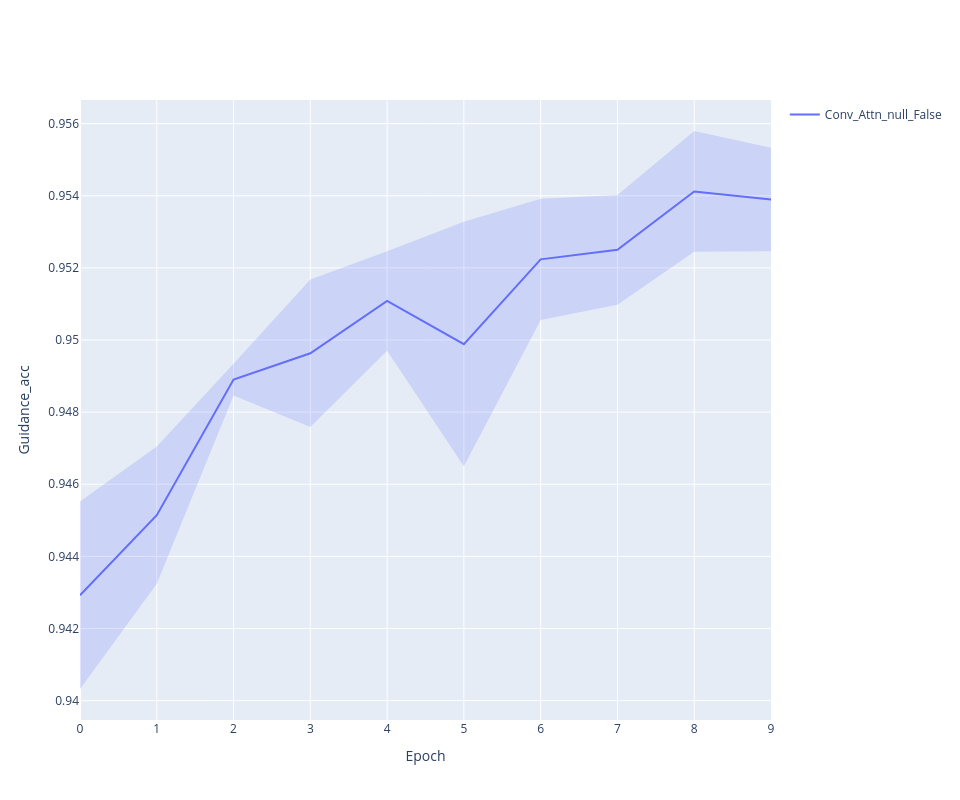

The notebook cell saved with this chart:
### Code cell
line_plot(history, 'guidance_acc')

### Figure 1 — Plotly figure (JSON) as saved in the notebook; plotly's stock layout.template omitted (floating-point values rounded to 4 significant figures)
{"data": [{"line": {"color": "#636EFA"}, "mode": "lines", "name": "Conv_Attn_null_False", "type": "scatter", "x": [0, 1, 2, 3, 4, 5, 6, 7, 8, 9], "y": [0.9429, 0.9451, 0.9489, 0.9496, 0.9511, 0.9499, 0.9522, 0.9525, 0.9541, 0.9539]}, {"line": {"width": 0}, "marker": {"color": "#444"}, "mode": "lines", "showlegend": false, "type": "scatter", "x": [0, 1, 2, 3, 4, 5, 6, 7, 8, 9], "y": [0.9455, 0.947, 0.9493, 0.9517, 0.9525, 0.9533, 0.9539, 0.954, 0.9558, 0.9553]}, {"fill": "tonexty", "fillcolor": "rgba(99, 110, 250,0.2)", "line": {"width": 0}, "marker": {"color": "#444"}, "mode": "lines", "showlegend": false, "type": "scatter", "x": [0, 1, 2, 3, 4, 5, 6, 7, 8, 9], "y": [0.9403, 0.9432, 0.9485, 0.9476, 0.9497, 0.9465, 0.9506, 0.951, 0.9524, 0.9525]}], "layout": {"height": 800, "width": 960, "xaxis": {"title": {"text": "Epoch"}}, "yaxis": {"title": {"text": "Guidance_acc"}}}}
